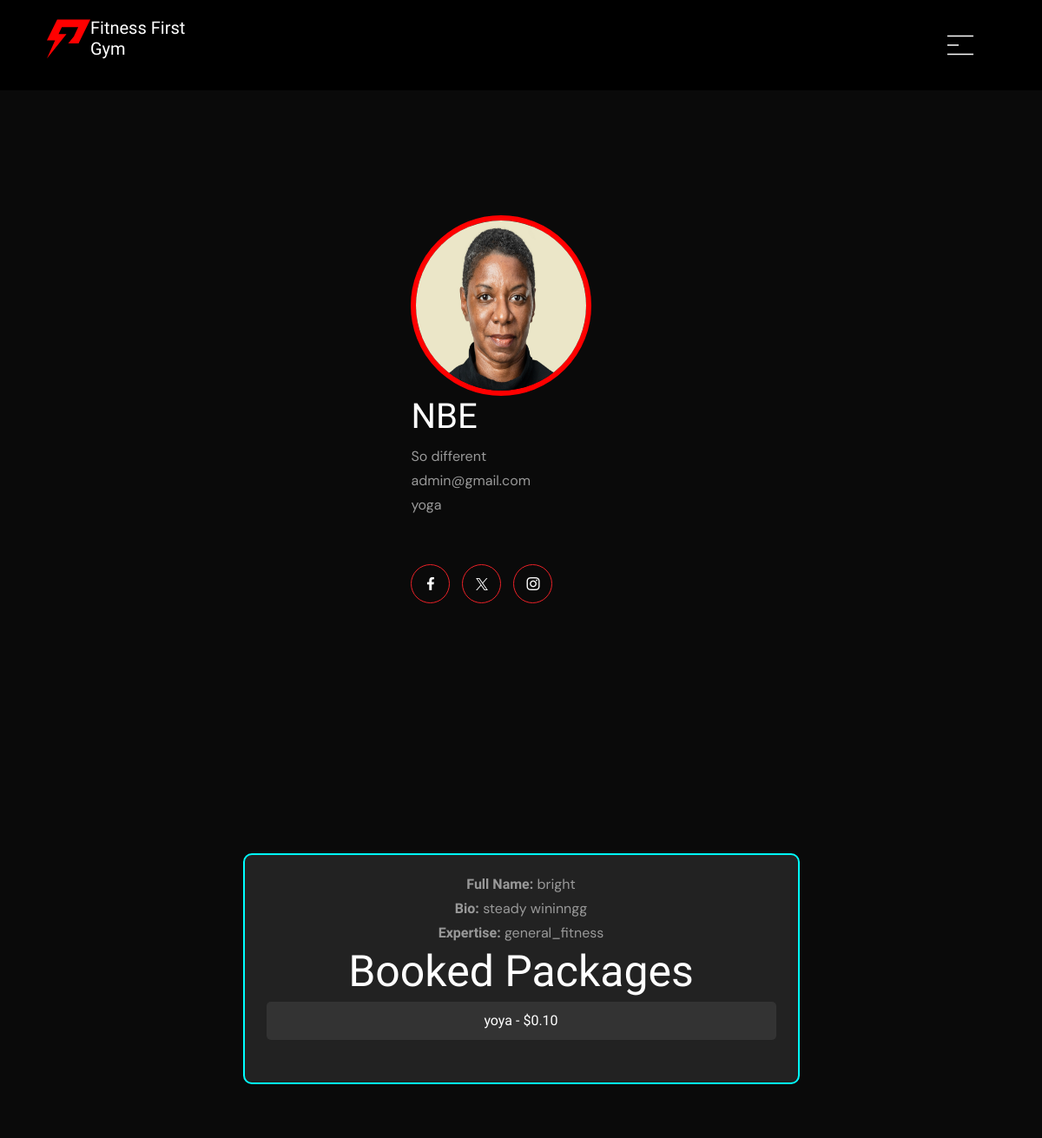
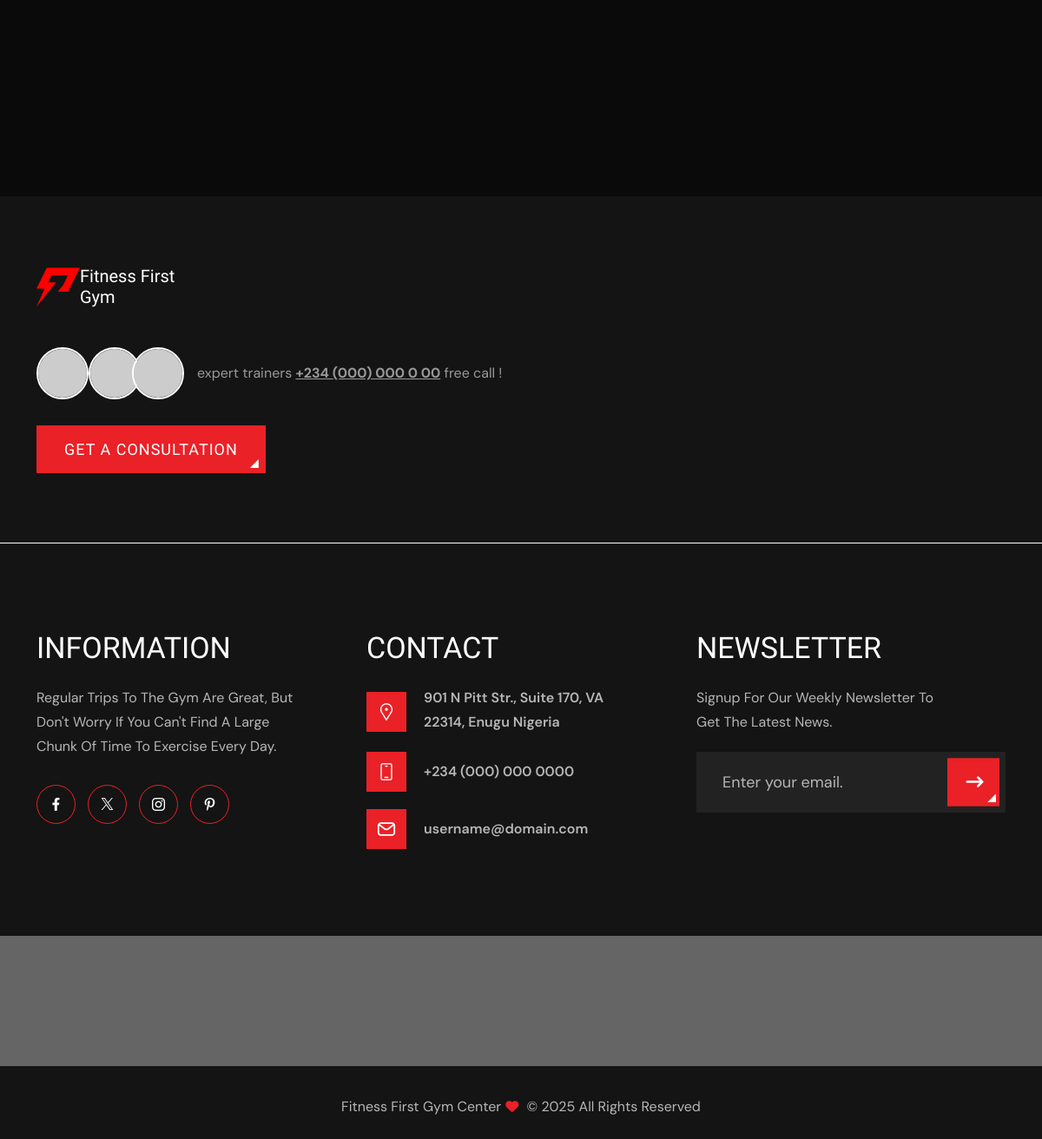
The app's page /trainer-profile/1/ (signed in) with its own data (2 pictures, top to bottom).
### Main/models.py (models this page shows, shortened)
class CustomUser(AbstractBaseUser, PermissionsMixin):
    email = models.EmailField(unique=True)
    username = models.CharField(max_length=255)
    full_name = models.CharField(max_length=255, blank=True, null=True, default="User")
    profile_photo = models.ImageField(upload_to='profile_photos/', blank=True, null=True, default="profile_photos/default.jpg")
    is_active = models.BooleanField(default=True)
    is_staff = models.BooleanField(default=False)
    is_superuser = models.BooleanField(default=False)
    date_joined = models.DateTimeField(auto_now_add=True)
    is_admin = models.BooleanField(default=False)
    objects = CustomUserManager()
    USERNAME_FIELD = 'email'
    REQUIRED_FIELDS = ['username']

class Trainer(models.Model):
    EXPERTISE_CHOICES = [
        ('general_fitness', 'General Fitness'),
        ('yoga', 'Yoga'),
        ('strength_training', 'Strength Training'),
        ('cardio', 'Cardio'),
        ('nutrition', 'Nutrition'),
        ('pilates', 'Pilates'),
        ('crossfit', 'CrossFit'),
        ('bodybuilding', 'Bodybuilding'),
        ('martial_arts', 'Martial Arts'),
    ]
    user = models.OneToOneField(settings.AUTH_USER_MODEL, on_delete=models.CASCADE, null=True, related_name="trainer")
    expertise = models.CharField(max_length=50, choices=EXPERTISE_CHOICES, default='general_fitness')
    bio = models.TextField()
    instagram_handle = models.CharField(max_length=255, blank=True, null=True)
    facebook_handle = models.CharField(max_length=255, blank=True, null=True)
    linkedin_handle = models.CharField(max_length=255, blank=True, null=True)
    X_handle = models.CharField(max_length=255, blank=True, null=True)
    available_days = models.JSONField(default=list)  # Example: ["Monday", "Wednesday", "Friday"]
    max_bookings_per_day = models.PositiveIntegerField(default=5)

class Package(models.Model):
    category = models.ForeignKey(Category, on_delete=models.CASCADE)
    package_type = models.ForeignKey(PackageType, on_delete=models.CASCADE)
    name = models.CharField(max_length=255)
    trainer = models.ForeignKey('Trainer', on_delete=models.CASCADE, related_name='packages', null=True, blank=True)
    price = models.DecimalField(max_digits=10, decimal_places=2)
    duration = models.PositiveIntegerField()
    description = models.TextField()
    available = models.BooleanField(default=True)

### Main/views.py (the view)
# urls.py: path('trainer-profile/<int:trainer_id>/', views.trainer_profile, name='trainer_profile'),
def trainer_profile(request, trainer_id):
    trainer = get_object_or_404(Trainer, id=trainer_id)  # ✅ Fetch the Trainer instance
    trainer_packages = Package.objects.filter(trainer=trainer)  # ✅ Get only this trainer's packages
    return render(request, 'Main/trainer_profile.html', {
        'trainer': trainer,
        'trainer_packages': trainer_packages
    })

### Main/templates/main/trainer_profile.html (shortened to what this page needs)
{% extends 'base.html' %}
{% block content %}
{% load static %}
<div class="container">
    <div class="row d-flex-all justify-content-center ">
        <br>
        <br>
        <br>
        <div class="col-7">
            <br>
            <br>
            <br>
            <br>
            <br>
            <br>
            <div class="row d-flex-all justify-content-center">
                <div class="col-5"> <img src="{{ user.profile_photo.url }}" class="image-control " style="
        height: 13rem;
        width: 13rem;
        border-radius: 50%;
        border: red solid 6px;
        ">
                    <h3 class="h1   text-white">{{ user.full_name }}</h3>
                    <p>{{ user.trainer.bio}}</p>
                    <p>{{ user.email }}</p>
                    <p>{{ user.trainer.expertise}}</p>
                    <br>
                    <div class="social-media">
                        <ul class="social-media">
                            <li><a href="{{ user.trainer.facebook_handle}}"><i class="fa-brands fa-facebook-f"></i></a>
                            </li>
                            <li><a href="{{ user.trainer.X_handle}}"><i class="flaticon-twitter"></i></a></li>
                            <li><a href="{{ user.trainer.instagram_handle}}""><i class=" flaticon-instagram"></i></a>
                            </li>
                        </ul>
                    </div>
                </div>
            </div>
            <br>
            <br>
            <br>
            <br>
            <br>
            <br>
            <br>
            <br>
            <br>
            <br>
            <br>
            <br>
            <div class="profile-container">
                <p><strong>Full Name:</strong> {{ trainer.user.username }}</p>
                <p><strong>Bio:</strong> {{ trainer.bio }}</p>
                <p><strong>Expertise:</strong> {{ trainer.expertise }}</p>
                <h2>Booked Packages</h2>
                <ul class="package-list">
                    {% for package in trainer_packages %}
                    <li>{{ package.name }} - ${{ package.price }}</li>
                    {% empty %}
                    <p>No packages available.</p>
                    {% endfor %}
                </ul>
                <br>
            </div>
            <br>
            <br>
            <br>
            <br>
            <br>
            <br>
            <br>
            <br>
            <br>
            <br>
            <br>
            <br>
        </div>
    </div>
</div>
{% endblock %}

### Main/templates/main/trainer_profile.html (style rules this page uses)
body { background-color: black; color: white; font-family: Arial, sans-serif; }
.profile-container { width: 100%; margin: auto; text-align: center; padding: 20px; border: 2px solid aqua; border-radius: 10px; background-color: #222; }
.package-list { list-style: none; padding: 0; }
.package-list li { background-color: #333; padding: 10px; margin: 5px; border-radius: 5px; }
a { color: aqua; text-decoration: none; }

### records on screen
CustomUser: profile_photo (picture), full_name "NBE", trainer.bio "So different", email "admin@gmail.com", trainer.expertise "yoga"
Trainer: user.username "bright", bio "steady wininngg", expertise "general_fitness"
Package: name "yoya", price "0.10"
